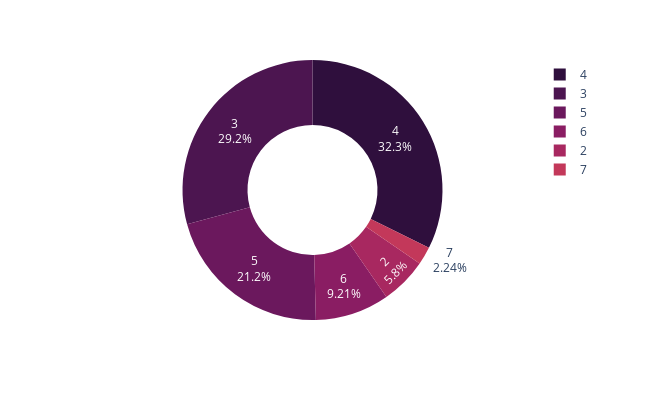

The notebook cell this image was saved under:
### Code cell
# looking at the customer care calls column and what are the categories present in it

customer_care = integer_columns['Customer_care_calls'].value_counts().reset_index()
customer_care.columns = ['Customer_care_calls', 'value_counts']
fig = px.pie(customer_care, names = 'Customer_care_calls', values = 'value_counts',
             color_discrete_sequence = px.colors.sequential.matter_r, width = 650, height = 400,
            hole = 0.5)
fig.update_traces(textinfo = 'percent+label')

### Figure 1 — Plotly figure (JSON) as saved in the notebook; plotly's stock layout.template omitted (floating-point values rounded to 4 significant figures)
{"data": [{"domain": {"x": [0, 1], "y": [0, 1]}, "hole": 0.5, "hovertemplate": "Customer_care_calls=%{label}<br>value_counts=%{value}<extra></extra>", "labels": [4, 3, 5, 6, 2, 7], "legendgroup": "", "name": "", "showlegend": true, "textinfo": "percent+label", "type": "pie", "values": [3557, 3217, 2328, 1013, 638, 246]}], "layout": {"height": 400, "legend": {"tracegroupgap": 0}, "margin": {"t": 60}, "piecolorway": ["rgb(47, 15, 61)", "rgb(76, 21, 80)", "rgb(107, 24, 93)", "rgb(138, 29, 99)", "rgb(168, 40, 96)", "rgb(195, 56, 90)", "rgb(216, 80, 83)", "rgb(231, 109, 84)", "rgb(240, 142, 98)", "rgb(246, 173, 119)", "rgb(250, 205, 145)", "rgb(253, 237, 176)"], "width": 650}}
